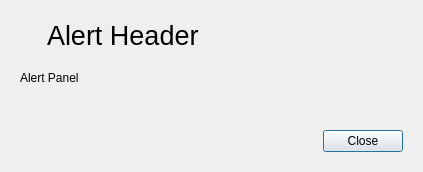
<?xml version="1.0" encoding="UTF-8"?>
<ui version="4.0">
 <class>Alert</class>
 <widget class="QDialog" name="Alert">
  <property name="geometry">
   <rect>
    <x>0</x>
    <y>0</y>
    <width>423</width>
    <height>172</height>
   </rect>
  </property>
  <property name="windowTitle">
   <string>Dialog</string>
  </property>
  <property name="modal">
   <bool>true</bool>
  </property>
  <layout class="QVBoxLayout" name="verticalLayout" stretch="0,1,0">
   <property name="spacing">
    <number>20</number>
   </property>
   <property name="leftMargin">
    <number>20</number>
   </property>
   <property name="topMargin">
    <number>20</number>
   </property>
   <property name="rightMargin">
    <number>20</number>
   </property>
   <property name="bottomMargin">
    <number>20</number>
   </property>
   <item>
    <layout class="QHBoxLayout" name="horizontalLayout">
     <item>
      <widget class="QLabel" name="label">
       <property name="text">
        <string/>
       </property>
       <property name="pixmap">
        <pixmap resource="../Resources.qrc">:/images/warning</pixmap>
       </property>
      </widget>
     </item>
     <item>
      <widget class="QLabel" name="headerLabel">
       <property name="styleSheet">
        <string notr="true">font: 20pt;</string>
       </property>
       <property name="text">
        <string>Alert Header</string>
       </property>
      </widget>
     </item>
     <item>
      <spacer name="horizontalSpacer">
       <property name="orientation">
        <enum>Qt::Horizontal</enum>
       </property>
       <property name="sizeHint" stdset="0">
        <size>
         <width>40</width>
         <height>20</height>
        </size>
       </property>
      </spacer>
     </item>
    </layout>
   </item>
   <item>
    <widget class="QLabel" name="messageLabel">
     <property name="text">
      <string>Alert Panel</string>
     </property>
     <property name="textFormat">
      <enum>Qt::AutoText</enum>
     </property>
     <property name="alignment">
      <set>Qt::AlignLeading|Qt::AlignLeft|Qt::AlignTop</set>
     </property>
    </widget>
   </item>
   <item>
    <layout class="QHBoxLayout" name="horizontalLayout_2">
     <item>
      <spacer name="horizontalSpacer_2">
       <property name="orientation">
        <enum>Qt::Horizontal</enum>
       </property>
       <property name="sizeHint" stdset="0">
        <size>
         <width>40</width>
         <height>20</height>
        </size>
       </property>
      </spacer>
     </item>
     <item>
      <widget class="QPushButton" name="closeButton">
       <property name="text">
        <string>Close</string>
       </property>
      </widget>
     </item>
    </layout>
   </item>
  </layout>
 </widget>
 <resources>
  <include location="../Resources.qrc"/>
 </resources>
 <connections/>
</ui>
